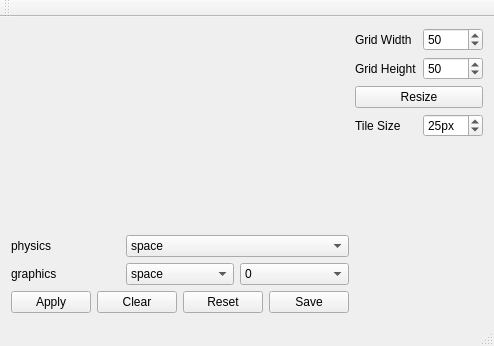
<?xml version="1.0" encoding="UTF-8"?>
<ui version="4.0">
 <class>MainWindow</class>
 <widget class="QMainWindow" name="MainWindow">
  <property name="geometry">
   <rect>
    <x>0</x>
    <y>0</y>
    <width>432</width>
    <height>346</height>
   </rect>
  </property>
  <property name="windowTitle">
   <string>MainWindow</string>
  </property>
  <widget class="QWidget" name="centralWidget">
   <layout class="QHBoxLayout" name="horizontalLayout">
    <item>
     <layout class="QHBoxLayout" name="main_layout">
      <item>
       <layout class="QVBoxLayout" name="map_layout">
        <item>
         <layout class="QHBoxLayout" name="horizontalLayout_3">
          <item>
           <layout class="QGridLayout" name="map">
            <property name="spacing">
             <number>0</number>
            </property>
           </layout>
          </item>
          <item>
           <spacer name="horizontalSpacer">
            <property name="orientation">
             <enum>Qt::Horizontal</enum>
            </property>
            <property name="sizeHint" stdset="0">
             <size>
              <width>40</width>
              <height>20</height>
             </size>
            </property>
           </spacer>
          </item>
         </layout>
        </item>
        <item>
         <layout class="QGridLayout" name="properties_layout">
          <item row="1" column="0">
           <widget class="QLabel" name="physics_label">
            <property name="text">
             <string>physics</string>
            </property>
           </widget>
          </item>
          <item row="2" column="0">
           <widget class="QLabel" name="graphics_label">
            <property name="text">
             <string>graphics</string>
            </property>
           </widget>
          </item>
          <item row="1" column="1" colspan="2">
           <widget class="QComboBox" name="physics">
            <item>
             <property name="text">
              <string>space</string>
             </property>
            </item>
            <item>
             <property name="text">
              <string>wall</string>
             </property>
            </item>
           </widget>
          </item>
          <item row="2" column="1">
           <widget class="QComboBox" name="graphics">
            <item>
             <property name="text">
              <string>space</string>
             </property>
            </item>
            <item>
             <property name="text">
              <string>straight wall</string>
             </property>
            </item>
            <item>
             <property name="text">
              <string>corner</string>
             </property>
            </item>
            <item>
             <property name="text">
              <string>intersection</string>
             </property>
            </item>
           </widget>
          </item>
          <item row="2" column="2">
           <widget class="QComboBox" name="rotation">
            <item>
             <property name="text">
              <string>0</string>
             </property>
            </item>
            <item>
             <property name="text">
              <string>90</string>
             </property>
            </item>
            <item>
             <property name="text">
              <string>180</string>
             </property>
            </item>
            <item>
             <property name="text">
              <string>360</string>
             </property>
            </item>
           </widget>
          </item>
          <item row="0" column="1">
           <spacer name="verticalSpacer">
            <property name="orientation">
             <enum>Qt::Vertical</enum>
            </property>
            <property name="sizeHint" stdset="0">
             <size>
              <width>20</width>
              <height>40</height>
             </size>
            </property>
           </spacer>
          </item>
         </layout>
        </item>
        <item>
         <layout class="QHBoxLayout" name="horizontalLayout_2">
          <item>
           <widget class="QPushButton" name="apply">
            <property name="text">
             <string>Apply</string>
            </property>
           </widget>
          </item>
          <item>
           <widget class="QPushButton" name="clear">
            <property name="text">
             <string>Clear</string>
            </property>
           </widget>
          </item>
          <item>
           <widget class="QPushButton" name="reset">
            <property name="text">
             <string>Reset</string>
            </property>
           </widget>
          </item>
          <item>
           <widget class="QPushButton" name="save">
            <property name="text">
             <string>Save</string>
            </property>
           </widget>
          </item>
         </layout>
        </item>
       </layout>
      </item>
      <item>
       <layout class="QGridLayout" name="settings_layout">
        <item row="0" column="0">
         <widget class="QLabel" name="grid_width_label">
          <property name="text">
           <string>Grid Width</string>
          </property>
         </widget>
        </item>
        <item row="0" column="1">
         <widget class="QSpinBox" name="grid_width">
          <property name="minimum">
           <number>1</number>
          </property>
          <property name="maximum">
           <number>200</number>
          </property>
          <property name="value">
           <number>50</number>
          </property>
         </widget>
        </item>
        <item row="1" column="0">
         <widget class="QLabel" name="grid_heigh_label">
          <property name="text">
           <string>Grid Height</string>
          </property>
         </widget>
        </item>
        <item row="1" column="1">
         <widget class="QSpinBox" name="grid_height">
          <property name="minimum">
           <number>1</number>
          </property>
          <property name="maximum">
           <number>200</number>
          </property>
          <property name="value">
           <number>50</number>
          </property>
         </widget>
        </item>
        <item row="4" column="0" colspan="2">
         <spacer name="settings_spacer">
          <property name="orientation">
           <enum>Qt::Vertical</enum>
          </property>
          <property name="sizeHint" stdset="0">
           <size>
            <width>20</width>
            <height>40</height>
           </size>
          </property>
         </spacer>
        </item>
        <item row="3" column="0">
         <widget class="QLabel" name="tile_size_label">
          <property name="text">
           <string>Tile Size</string>
          </property>
         </widget>
        </item>
        <item row="3" column="1">
         <widget class="QSpinBox" name="tile_size">
          <property name="suffix">
           <string>px</string>
          </property>
          <property name="minimum">
           <number>1</number>
          </property>
          <property name="maximum">
           <number>100</number>
          </property>
          <property name="value">
           <number>25</number>
          </property>
         </widget>
        </item>
        <item row="2" column="0" colspan="2">
         <widget class="QPushButton" name="resize_button">
          <property name="text">
           <string>Resize</string>
          </property>
         </widget>
        </item>
       </layout>
      </item>
     </layout>
    </item>
   </layout>
  </widget>
  <widget class="QMenuBar" name="menuBar">
   <property name="geometry">
    <rect>
     <x>0</x>
     <y>0</y>
     <width>432</width>
     <height>25</height>
    </rect>
   </property>
  </widget>
  <widget class="QToolBar" name="mainToolBar">
   <attribute name="toolBarArea">
    <enum>TopToolBarArea</enum>
   </attribute>
   <attribute name="toolBarBreak">
    <bool>false</bool>
   </attribute>
  </widget>
  <widget class="QStatusBar" name="statusBar"/>
  <action name="actionQuit">
   <property name="text">
    <string>Quit</string>
   </property>
  </action>
 </widget>
 <layoutdefault spacing="6" margin="11"/>
 <resources/>
 <connections>
  <connection>
   <sender>apply</sender>
   <signal>clicked()</signal>
   <receiver>MainWindow</receiver>
   <slot>apply()</slot>
   <hints>
    <hint type="sourcelabel">
     <x>61</x>
     <y>291</y>
    </hint>
    <hint type="destinationlabel">
     <x>328</x>
     <y>241</y>
    </hint>
   </hints>
  </connection>
  <connection>
   <sender>resize_button</sender>
   <signal>clicked()</signal>
   <receiver>MainWindow</receiver>
   <slot>refreshMap()</slot>
   <hints>
    <hint type="sourcelabel">
     <x>347</x>
     <y>126</y>
    </hint>
    <hint type="destinationlabel">
     <x>363</x>
     <y>288</y>
    </hint>
   </hints>
  </connection>
  <connection>
   <sender>save</sender>
   <signal>clicked()</signal>
   <receiver>MainWindow</receiver>
   <slot>save()</slot>
   <hints>
    <hint type="sourcelabel">
     <x>249</x>
     <y>299</y>
    </hint>
    <hint type="destinationlabel">
     <x>304</x>
     <y>306</y>
    </hint>
   </hints>
  </connection>
 </connections>
 <slots>
  <slot>apply()</slot>
  <slot>refreshMap()</slot>
  <slot>save()</slot>
 </slots>
</ui>
